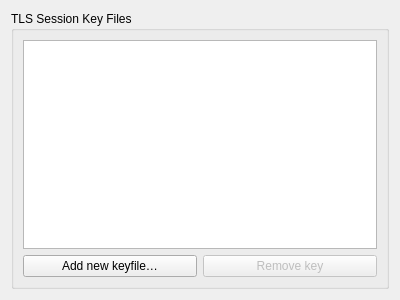
<?xml version="1.0" encoding="UTF-8"?>
<ui version="4.0">
 <class>TlsSessionKeyFilesFrame</class>
 <widget class="QFrame" name="TlsSessionKeyFilesFrame">
  <property name="geometry">
   <rect>
    <x>0</x>
    <y>0</y>
    <width>400</width>
    <height>300</height>
   </rect>
  </property>
  <layout class="QVBoxLayout" name="verticalLayout">
   <item>
    <widget class="QGroupBox" name="groupBox">
     <property name="title">
      <string>TLS Session Key Files</string>
     </property>
     <layout class="QVBoxLayout" name="verticalLayout_2">
      <item>
       <widget class="QListView" name="sessionKeyFilesView"/>
      </item>
      <item>
       <layout class="QHBoxLayout" name="horizontalLayout">
        <item>
         <widget class="QPushButton" name="addSessionKeyFileButton">
          <property name="text">
           <string>Add new keyfile…</string>
          </property>
         </widget>
        </item>
        <item>
         <widget class="QPushButton" name="deleteSessionKeyFileButton">
          <property name="enabled">
           <bool>false</bool>
          </property>
          <property name="text">
           <string>Remove key</string>
          </property>
         </widget>
        </item>
       </layout>
      </item>

     </layout>
    </widget>
   </item>
  </layout>
 </widget>
 <resources/>
 <connections/>
</ui>
